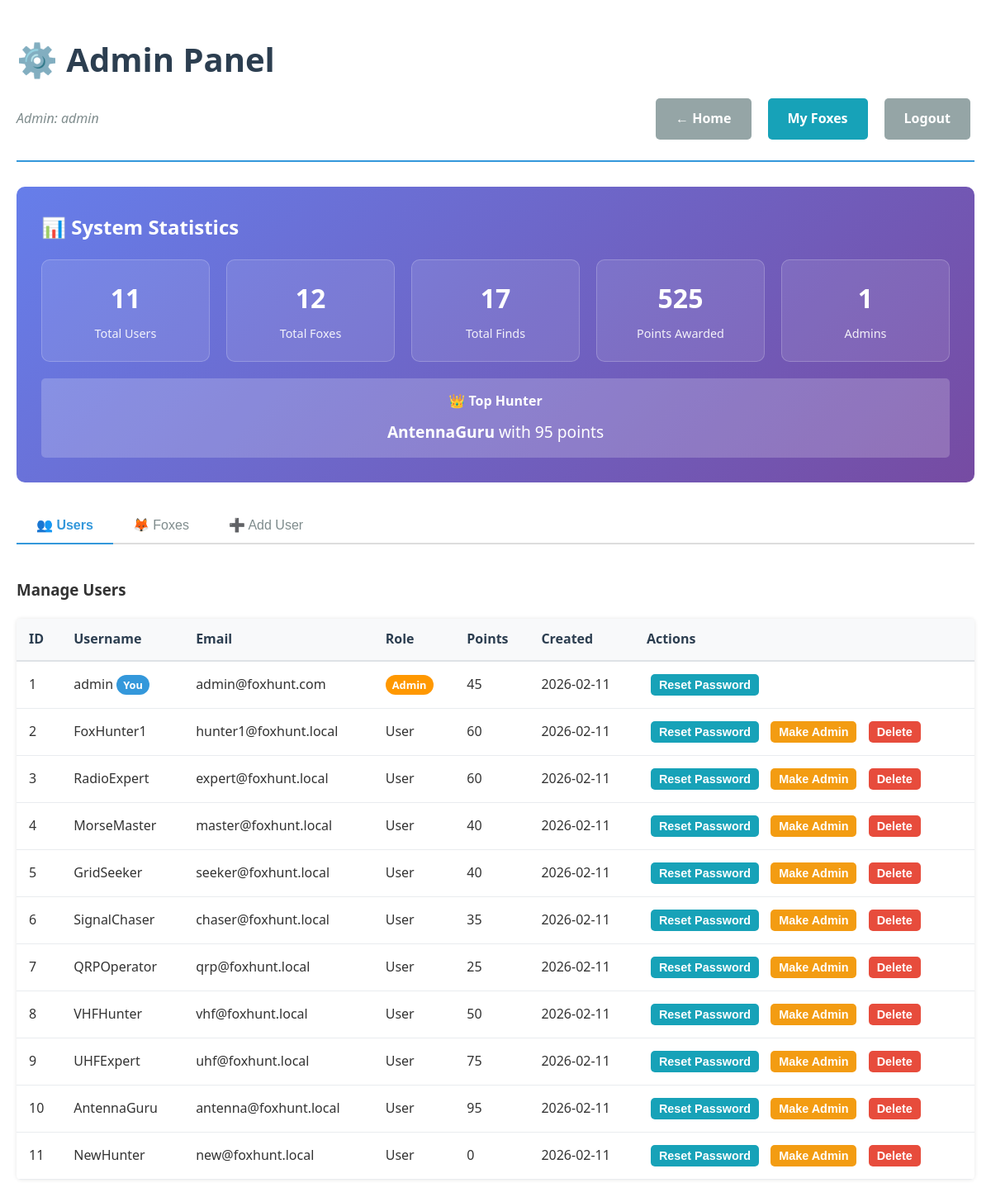
/admin.php (signed in), run on the app's committed database.
### tables this page shows
CREATE TABLE users (
    id INT AUTO_INCREMENT PRIMARY KEY,
    username VARCHAR(50) UNIQUE NOT NULL,
    email VARCHAR(100) NULL,  
    password_hash VARCHAR(255) NOT NULL,
    is_admin BOOLEAN DEFAULT FALSE,
    total_points INT DEFAULT 0,
    foxes_hidden INT DEFAULT 0,
    foxes_found INT DEFAULT 0,
    last_activity DATETIME DEFAULT CURRENT_TIMESTAMP,
    created_at DATETIME DEFAULT CURRENT_TIMESTAMP,
    INDEX idx_username (username),
    INDEX idx_email (email),
    INDEX idx_points (total_points DESC)
);

### admin.php (the view, shortened to what this page needs)
<?php
$db = getDB();
try {
$users = $db->query("SELECT * FROM users ORDER BY created_at DESC")->fetchAll();
$stats = $db->query("SELECT
    (SELECT COUNT(*) FROM users) as total_users,
    (SELECT COUNT(*) FROM foxes) as total_foxes,
    (SELECT COUNT(*) FROM fox_finds) as total_finds,
    (SELECT SUM(total_points) FROM users) as total_points_awarded,
    (SELECT username FROM users ORDER BY total_points DESC LIMIT 1) as top_hunter,
    (SELECT total_points FROM users ORDER BY total_points DESC LIMIT 1) as top_score,
    (SELECT COUNT(*) FROM users WHERE is_admin = 1) as admin_count
    FROM dual")->fetch();
} catch (PDOException $e) {
$error = "Error loading data: " . $e->getMessage();
}
?>
<!DOCTYPE html>
<html lang="en">
<head>
    <link rel="stylesheet" href="styles.css">
</head>
<body>
    <div class="container">
        <header>
            <h1>⚙️ Admin Panel</h1>
            <div class="header-actions">
                <span class="user-info">Admin: <?php echo htmlspecialchars($_SESSION['username']); ?></span>
                <a href="index.php" class="btn btn-secondary">← Home</a>
                <a href="my_foxes.php" class="btn btn-info">My Foxes</a>
                <a href="logout.php" class="btn btn-secondary">Logout</a>
            </div>
        </header>
        <div class="stats-card">
            <h2>📊 System Statistics</h2>
            <div class="stats-grid">
                <div class="stat">
                    <span class="stat-value"><?php echo $stats['total_users'] ?? 0; ?></span>
                    <span class="stat-label">Total Users</span>
                </div>
                <div class="stat">
                    <span class="stat-value"><?php echo $stats['total_foxes'] ?? 0; ?></span>
                    <span class="stat-label">Total Foxes</span>
                </div>
                <div class="stat">
                    <span class="stat-value"><?php echo $stats['total_finds'] ?? 0; ?></span>
                    <span class="stat-label">Total Finds</span>
                </div>
                <div class="stat">
                    <span class="stat-value"><?php echo $stats['total_points_awarded'] ?? 0; ?></span>
                    <span class="stat-label">Points Awarded</span>
                </div>
                <div class="stat">
                    <span class="stat-value"><?php echo $stats['admin_count'] ?? 0; ?></span>
                    <span class="stat-label">Admins</span>
                </div>
            </div>
            <?php if ($stats['top_hunter']): ?>
                <div style="text-align: center; margin-top: 20px; padding: 15px; background: rgba(255,255,255,0.2); border-radius: 5px;">
                    <h4 style="color: white; margin-bottom: 10px;">👑 Top Hunter</h4>
                    <p style="font-size: 1.2em;">
                        <strong><?php echo htmlspecialchars($stats['top_hunter']); ?></strong>
                        with <?php echo $stats['top_score']; ?> points
                    </p>
                </div>
            <?php endif; ?>
        </div>
        <div class="admin-tabs">
            <div class="tab-nav">
                <button class="tab-link active" onclick="openTab(event, 'users')">👥 Users</button>
                <button class="tab-link" onclick="openTab(event, 'foxes')">🦊 Foxes</button>
                <button class="tab-link" onclick="openTab(event, 'add-user')">➕ Add User</button>
            </div>
            <div id="users" class="tab-content active">
                <h3>Manage Users</h3>
                <table class="admin-table">
                    <thead>
                        <tr>
                            <th>ID</th>
                            <th>Username</th>
                            <th>Email</th>
                            <th>Role</th>
                            <th>Points</th>
                            <th>Created</th>
                            <th>Actions</th>
                        </tr>
                    </thead>
                    <tbody>
                        <?php foreach ($users as $user): ?>
                            <tr>
                                <td><?php echo $user['id']; ?></td>
                                <td>
                                    <?php echo htmlspecialchars($user['username']); ?>
                                    <?php if ($user['id'] == $_SESSION['user_id']): ?>
                                        <span class="badge-you">You</span>
                                    <?php endif; ?>
                                </td>
                                <td><?php echo htmlspecialchars($user['email']); ?></td>
                                <td>
                                    <?php if ($user['is_admin']): ?>
                                        <span class="badge-admin">Admin</span>
                                    <?php else: ?>
                                        User
                                    <?php endif; ?>
                                </td>
                                <td><?php echo $user['total_points']; ?></td>
                                <td><?php echo date('Y-m-d', strtotime($user['created_at'])); ?></td>
                                <td class="actions">
                                    <button class="btn btn-info btn-small" onclick="openResetPasswordModal(<?php echo $user['id']; ?>, '<?php echo htmlspecialchars($user['username']); ?>')">
                                        Reset Password
                                    </button>
                                    <?php if ($user['id'] != $_SESSION['user_id']): ?>
                                        <form method="POST" style="display: inline;">
                                            <button type="submit" class="btn btn-warning btn-small">
                                                <?php echo $user['is_admin'] ? 'Remove Admin' : 'Make Admin'; ?>
                                            </button>
                                        </form>
                                        <form method="POST" style="display: inline;">
                                            <button type="submit" class="btn btn-danger btn-small"
                                                    onclick="return confirm('Delete user <?php echo htmlspecialchars($user['username']); ?>? This will also delete their fox finds and set their hidden foxes to NULL.')">
                                                Delete
                                            </button>
                                        </form>
                                    <?php endif; ?>
                                </td>
                            </tr>
                        <?php endforeach; ?>
                    </tbody>
                </table>
            </div>
        </div>
    </div>
</body>
</html>

### styles.css (style rules this page uses)
* { margin: 0; padding: 0; box-sizing: border-box; }
body { font-family: 'Segoe UI', Tahoma, Geneva, Verdana, sans-serif; line-height: 1.6; color: #333; background: #f5f5f5; min-height: 100vh; }
.container { max-width: 1200px; margin: 0 auto; padding: 20px; background: white; min-height: 100vh; box-shadow: 0 0 10px rgba(0,0,0,0.1); }
header { padding: 20px 0; border-bottom: 2px solid #3498db; margin-bottom: 30px; }
h1 { color: #2c3e50; font-size: 2.5em; margin-bottom: 5px; }
.header-actions { display: flex; gap: 10px; align-items: center; margin-top: 10px; flex-wrap: wrap; }
.user-info { margin-right: auto; color: #7f8c8d; font-style: italic; }
.btn { display: inline-block; padding: 12px 24px; color: white; text-decoration: none; border-radius: 5px; border: none; font-weight: bold; cursor: pointer; transition: all 0.3s; margin: 5px; font-size: 1em; text-align: center; }
.btn-warning { background: #f39c12; }
.btn-secondary { background: #95a5a6; }
.btn-info { background: #17a2b8; }
.btn-danger { background: #e74c3c; }
.btn-small { padding: 5px 10px; font-size: 0.9em; }
table { width: 100%; border-collapse: collapse; margin: 20px 0; background: white; box-shadow: 0 0 5px rgba(0,0,0,0.1); border-radius: 5px; overflow: hidden; }
th, td { padding: 12px 15px; text-align: left; border-bottom: 1px solid #ddd; }
th { background: #f8f9fa; font-weight: bold; color: #2c3e50; }
.stats-grid { display: grid; grid-template-columns: repeat(auto-fit, minmax(150px, 1fr)); gap: 20px; margin-top: 20px; }
.stat { text-align: center; padding: 20px; background: white; border-radius: 10px; border: 1px solid #ddd; }
.stat-value { display: block; font-size: 2em; font-weight: bold; color: #3498db; margin-bottom: 5px; }
.stat-label { color: #7f8c8d; font-size: 0.9em; }
.admin-tabs { margin: 30px 0; }
.tab-nav { display: flex; border-bottom: 2px solid #ddd; flex-wrap: wrap; }
.tab-link { padding: 10px 20px; background: none; border: none; cursor: pointer; font-size: 1em; color: #7f8c8d; border-bottom: 2px solid transparent; margin-bottom: -2px; }
.tab-link:hover, .tab-link.active { color: #3498db; border-bottom-color: #3498db; }
.tab-content { display: none; padding: 20px 0; }
.tab-content.active { display: block; }

### admin.php (style rules this page uses)
.admin-tabs { margin: 30px 0; }
.tab-nav { display: flex; border-bottom: 2px solid #ddd; flex-wrap: wrap; margin-bottom: 20px; }
.tab-link { padding: 12px 24px; background: none; border: none; cursor: pointer; font-size: 1em; color: #7f8c8d; border-bottom: 2px solid transparent; margin-bottom: -2px; transition: all 0.3s; }
.tab-link.active { color: #3498db; border-bottom-color: #3498db; font-weight: bold; }
.tab-content { display: none; padding: 20px 0; }
.tab-content.active { display: block; }
.admin-table { width: 100%; border-collapse: collapse; margin: 20px 0; background: white; box-shadow: 0 0 5px rgba(0,0,0,0.1); border-radius: 5px; overflow: hidden; }
.admin-table th { background: #f8f9fa; padding: 12px 15px; text-align: left; font-weight: bold; color: #2c3e50; border-bottom: 2px solid #dee2e6; }
.admin-table td { padding: 10px 15px; border-bottom: 1px solid #e9ecef; vertical-align: middle; }
.admin-table .actions { white-space: nowrap; }
.badge-admin { background: #ff9800; color: white; padding: 3px 8px; border-radius: 12px; font-size: 0.8em; font-weight: bold; }
.badge-you { background: #3498db; color: white; padding: 3px 8px; border-radius: 12px; font-size: 0.8em; font-weight: bold; }
.stats-card { background: linear-gradient(135deg, #667eea 0%, #764ba2 100%); color: white; padding: 30px; border-radius: 10px; margin: 20px 0; }
.stats-card h2 { color: white; margin-bottom: 20px; }
.stats-grid { display: grid; grid-template-columns: repeat(auto-fit, minmax(150px, 1fr)); gap: 20px; margin-top: 20px; }
.stat { text-align: center; padding: 20px; background: rgba(255,255,255,0.1); border-radius: 10px; border: 1px solid rgba(255,255,255,0.2); }
.stat-value { display: block; font-size: 2em; font-weight: bold; color: white; margin-bottom: 5px; }
.stat-label { color: rgba(255, 255, 255, 0.9); font-size: 0.9em; }

### data on the page
users: id "1", username "admin", shows "You", email "admin@foxhunt.com", is_admin "Admin", total_points "45", created_at "2026-02-11"
users: id "2", username "FoxHunter1", email "hunter1@foxhunt.local", is_admin "User", total_points "60", created_at "2026-02-11"
users: id "3", username "RadioExpert", email "expert@foxhunt.local", is_admin "User", total_points "60", created_at "2026-02-11"
users: id "4", username "MorseMaster", email "master@foxhunt.local", is_admin "User", total_points "40", created_at "2026-02-11"
users: id "5", username "GridSeeker", email "seeker@foxhunt.local", is_admin "User", total_points "40", created_at "2026-02-11"
users: id "6", username "SignalChaser", email "chaser@foxhunt.local", is_admin "User", total_points "35", created_at "2026-02-11"
users: id "7", username "QRPOperator", email "qrp@foxhunt.local", is_admin "User", total_points "25", created_at "2026-02-11"
users: id "8", username "VHFHunter", email "vhf@foxhunt.local", is_admin "User", total_points "50", created_at "2026-02-11"
users: id "9", username "UHFExpert", email "uhf@foxhunt.local", is_admin "User", total_points "75", created_at "2026-02-11"
users: id "10", username "AntennaGuru", email "antenna@foxhunt.local", is_admin "User", total_points "95", created_at "2026-02-11"
users: id "11", username "NewHunter", email "new@foxhunt.local", is_admin "User", total_points "0", created_at "2026-02-11"

### other printed values
$_SESSION['username'] "admin"
$stats['total_users'] "11"
$stats['total_foxes'] "12"
$stats['total_finds'] "17"
$stats['total_points_awarded'] "525"
$stats['admin_count'] "1"
$stats['top_hunter'] "AntennaGuru"
$stats['top_score'] "95"
